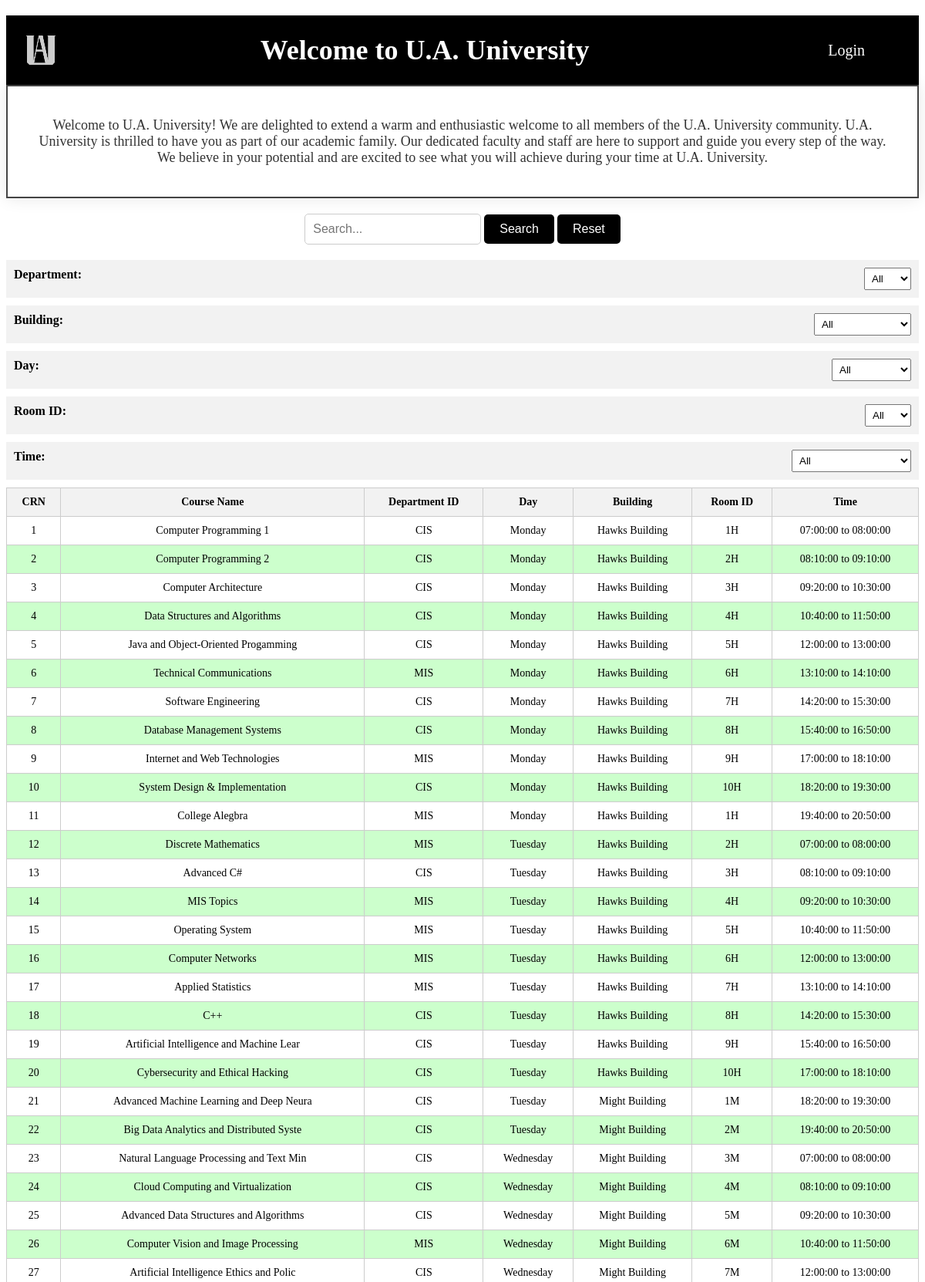
The page /Systemsproject/Home_Page1.php (upper part) on the database its author committed.
### tables this page shows
CREATE TABLE `coursesection` (
  `CRN` int(11) NOT NULL,
  `CourseID` varchar(25) DEFAULT NULL,
  `SectionNum` int(11) DEFAULT NULL,
  `FacultyID` int(11) DEFAULT NULL,
  `TimeSlotID` varchar(100) DEFAULT NULL,
  `RoomID` varchar(25) DEFAULT NULL,
  `SemesterID` int(11) DEFAULT NULL,
  `AvailableSeats` int(11) DEFAULT NULL
);

CREATE TABLE `masterschedule` (
  `ScheduleID` int(11) NOT NULL,
  `CourseID` varchar(100) DEFAULT NULL,
  `CourseName` varchar(40) NOT NULL,
  `Day` varchar(10) DEFAULT NULL,
  `Time` varchar(20) DEFAULT NULL,
  `Bldg` varchar(50) DEFAULT NULL,
  `Room` varchar(50) DEFAULT NULL
);

CREATE TABLE `course` (
  `CourseID` varchar(100) NOT NULL,
  `CourseName` varchar(100) DEFAULT NULL,
  `DeptID` varchar(25) DEFAULT NULL,
  `Credits` int(11) DEFAULT NULL,
  `Description` varchar(5000) DEFAULT NULL,
  `CourseType` varchar(100) DEFAULT NULL
);

CREATE TABLE `day` (
  `DayID` int(11) NOT NULL,
  `WeekDay` varchar(100) DEFAULT NULL
);

CREATE TABLE `building` (
  `BuildingID` varchar(25) NOT NULL,
  `BuildingName` varchar(100) DEFAULT NULL,
  `BuildingType` varchar(100) DEFAULT NULL
);

CREATE TABLE `periodd` (
  `PeriodID` int(11) NOT NULL,
  `StartTime` time DEFAULT NULL,
  `EndTime` time DEFAULT NULL
);

### Systemsproject/Home_Page1.php (the view, shortened to what this page needs)
<?php
@include 'config1.php';
$query = "SELECT coursesection.CRN, coursesection.CourseID, coursesection.AvailableSeats, timeslot.TimeSlotID, day.Weekday, masterschedule.CourseName, course.deptID, coursesection.RoomID, building.BuildingName, periodd.StartTime, periodd.EndTime
          FROM coursesection
          JOIN timeslot ON coursesection.TimeSlotID = timeslot.TimeSlotID
          JOIN day ON timeslot.DayID = day.DayID
          JOIN masterschedule ON coursesection.CourseID = masterschedule.CourseID
          JOIN periodd ON timeslot.PeriodID = periodd.PeriodID
          JOIN room ON coursesection.RoomID = room.RoomID
          JOIN building ON room.BuildingID = building.BuildingID
          JOIN course ON masterschedule.CourseID = course.CourseID
          ORDER BY coursesection.CRN ASC";
$result = mysqli_query($conn, $query);
$courses = [];
while ($row = mysqli_fetch_assoc($result)) {
    $courses[] = $row;
}
?>
<!DOCTYPE html>
<html lang="en">
<head>
</head>
<body>
   <div class="header">
      <img src="ua.png" alt="U.A. Logo" class="logo">
      <h1>Welcome to U.A. University</h1>
      <div class="button-container">
         <a href="login_form1.php" class="btn">Login</a>
      </div>
   </div>
   <div class="welcome-statement">
      Welcome to U.A. University! We are delighted to extend a warm and enthusiastic welcome to all members of the U.A. University community. U.A. University is thrilled to have you as part of our academic family. Our dedicated faculty and staff are here to support and guide you every step of the way. We believe in your potential and are excited to see what you will achieve during your time at U.A. University.
   </div>
   <div class="search-container">
      <input type="text" id="searchInput" placeholder="Search...">
      <button onclick="searchTable()">Search</button>
      <button onclick="resetTable()">Reset</button>
   </div>
   <div class="filter-container">
   <label for="deptFilter">Department:</label>
   <select id="deptFilter" onchange="filterTable('deptFilter', 'Department ID')">
      <option value="">All</option>
   </select>
</div>
<div class="filter-container">
   <label for="buildingFilter">Building:</label>
   <select id="buildingFilter" onchange="filterTable('buildingFilter', 'Building')">
      <option value="">All</option>
   </select>
</div>
<div class="filter-container">
   <label for="dayFilter">Day:</label>
   <select id="dayFilter" onchange="filterTable('dayFilter', 'Day')">
      <option value="">All</option>
   </select>
</div>
<div class="filter-container">
   <label for="roomFilter">Room ID:</label>
   <select id="roomFilter" onchange="filterTable('roomFilter', 'Room ID')">
      <option value="">All</option>
   </select>
</div>
<div class="filter-container">
   <label for="timeFilter">Time:</label>
   <select id="timeFilter" onchange="filterTable('timeFilter', 'Time')">
      <option value="">All</option>
   </select>
</div>
   <table>
      <thead>
         <tr>
            <th>CRN</th>
            <th>Course Name</th>
            <th>Department ID</th>
            <th>Day</th>
            <th>Building</th>
            <th>Room ID</th>
            <th>Time</th>
         </tr>
      </thead>
      <tbody>
         <?php foreach ($courses as $course): ?>
            <tr>
               <td><?php echo $course['CRN']; ?></td>
               <td><?php echo $course['CourseName']; ?></td>
               <td><?php echo $course['deptID']; ?></td>
               <td><?php echo $course['Weekday']; ?></td>
               <td><?php echo $course['BuildingName']; ?></td>
               <td><?php echo $course['RoomID']; ?></td>
               <td><?php echo $course['StartTime'] . " to " . $course['EndTime']; ?></td>
            </tr>
         <?php endforeach; ?>
      </tbody>
   </table>
</body>
</html>

### Systemsproject/Home_Page1.php (style rules this page uses)
.header { background: #000; color: #fff; padding: 20px; background-color: #000; text-align: left; margin-top: 20px; display: flex; justify-content: space-between; align-items: center; }
.header h1 { font-size: 36px; margin: 0; }
.header .logo { width: 50px; height: 50px; }
.button-container { display: flex; align-items: center; }
.button-container .btn { display: inline-block; padding: 10px 30px; font-size: 20px; background: #000; color: #fff; margin: 0 20px; text-transform: capitalize; text-decoration: none; border-radius: 5px; background-color: #000; }
.welcome-statement { color: #333; font-size: 18px; padding: 40px; text-align: center; font-family: 'Poppins', cursive; border: 2px solid #444; box-shadow: 0 0 20px rgba(0, 0, 0, 0.1); }
table { width: 100%; max-width: 100%; border-collapse: collapse; table-layout: auto; }
th, td { border: 1px solid #000; padding: 15px; text-align: left; font-size: 14px; word-wrap: break-word; }
th { background-color: #f2f2f2; }
tr:nth-child(even) { background-color: #ccffcc; }
td, th { padding: 10px; border: 1px solid #ccc; text-align: center; }
.search-container { margin: 20px 0; text-align: center; }
.search-container input[type="text"] { padding: 10px; border: 1px solid #ccc; border-radius: 5px; font-size: 16px; }
.search-container button { padding: 10px 20px; background-color: #000; color: #fff; border: none; border-radius: 5px; cursor: pointer; font-size: 16px; }
.filter-container { display: flex; justify-content: space-between; margin: 10px 0; padding: 10px; background-color: #f2f2f2; }
.filter-container label { font-weight: bold; }
.filter-container select { padding: 5px; }

### rows shown on the page
coursesection: CRN "1", masterschedule.CourseName "Computer Programming 1", CourseID.DeptID "CIS", day.WeekDay "Monday", building.BuildingName "Hawks Building", RoomID "1H", periodd.StartTime "07:00:00", periodd.EndTime "08:00:00"
coursesection: CRN "2", masterschedule.CourseName "Computer Programming 2", CourseID.DeptID "CIS", day.WeekDay "Monday", building.BuildingName "Hawks Building", RoomID "2H", periodd.StartTime "08:10:00", periodd.EndTime "09:10:00"
coursesection: CRN "3", masterschedule.CourseName "Computer Architecture", CourseID.DeptID "CIS", day.WeekDay "Monday", building.BuildingName "Hawks Building", RoomID "3H", periodd.StartTime "09:20:00", periodd.EndTime "10:30:00"
coursesection: CRN "4", masterschedule.CourseName "Data Structures and Algorithms", CourseID.DeptID "CIS", day.WeekDay "Monday", building.BuildingName "Hawks Building", RoomID "4H", periodd.StartTime "10:40:00", periodd.EndTime "11:50:00"
coursesection: CRN "5", masterschedule.CourseName "Java and Object-Oriented Progamming", CourseID.DeptID "CIS", day.WeekDay "Monday", building.BuildingName "Hawks Building", RoomID "5H", periodd.StartTime "12:00:00", periodd.EndTime "13:00:00"
coursesection: CRN "6", masterschedule.CourseName "Technical Communications", CourseID.DeptID "MIS", day.WeekDay "Monday", building.BuildingName "Hawks Building", RoomID "6H", periodd.StartTime "13:10:00", periodd.EndTime "14:10:00"
coursesection: CRN "7", masterschedule.CourseName "Software Engineering", CourseID.DeptID "CIS", day.WeekDay "Monday", building.BuildingName "Hawks Building", RoomID "7H", periodd.StartTime "14:20:00", periodd.EndTime "15:30:00"
coursesection: CRN "8", masterschedule.CourseName "Database Management Systems", CourseID.DeptID "CIS", day.WeekDay "Monday", building.BuildingName "Hawks Building", RoomID "8H", periodd.StartTime "15:40:00", periodd.EndTime "16:50:00"
coursesection: CRN "9", masterschedule.CourseName "Internet and Web Technologies", CourseID.DeptID "MIS", day.WeekDay "Monday", building.BuildingName "Hawks Building", RoomID "9H", periodd.StartTime "17:00:00", periodd.EndTime "18:10:00"
coursesection: CRN "10", masterschedule.CourseName "System Design & Implementation", CourseID.DeptID "CIS", day.WeekDay "Monday", building.BuildingName "Hawks Building", RoomID "10H", periodd.StartTime "18:20:00", periodd.EndTime "19:30:00"
coursesection: CRN "11", masterschedule.CourseName "College Alegbra", CourseID.DeptID "MIS", day.WeekDay "Monday", building.BuildingName "Hawks Building", RoomID "1H", periodd.StartTime "19:40:00", periodd.EndTime "20:50:00"
coursesection: CRN "12", masterschedule.CourseName "Discrete Mathematics", CourseID.DeptID "MIS", day.WeekDay "Tuesday", building.BuildingName "Hawks Building", RoomID "2H", periodd.StartTime "07:00:00", periodd.EndTime "08:00:00"
coursesection: CRN "13", masterschedule.CourseName "Advanced C#", CourseID.DeptID "CIS", day.WeekDay "Tuesday", building.BuildingName "Hawks Building", RoomID "3H", periodd.StartTime "08:10:00", periodd.EndTime "09:10:00"
coursesection: CRN "14", masterschedule.CourseName "MIS Topics", CourseID.DeptID "MIS", day.WeekDay "Tuesday", building.BuildingName "Hawks Building", RoomID "4H", periodd.StartTime "09:20:00", periodd.EndTime "10:30:00"
coursesection: CRN "15", masterschedule.CourseName "Operating System", CourseID.DeptID "MIS", day.WeekDay "Tuesday", building.BuildingName "Hawks Building", RoomID "5H", periodd.StartTime "10:40:00", periodd.EndTime "11:50:00"
coursesection: CRN "16", masterschedule.CourseName "Computer Networks", CourseID.DeptID "MIS", day.WeekDay "Tuesday", building.BuildingName "Hawks Building", RoomID "6H", periodd.StartTime "12:00:00", periodd.EndTime "13:00:00"
coursesection: CRN "17", masterschedule.CourseName "Applied Statistics", CourseID.DeptID "MIS", day.WeekDay "Tuesday", building.BuildingName "Hawks Building", RoomID "7H", periodd.StartTime "13:10:00", periodd.EndTime "14:10:00"
coursesection: CRN "18", masterschedule.CourseName "C++", CourseID.DeptID "CIS", day.WeekDay "Tuesday", building.BuildingName "Hawks Building", RoomID "8H", periodd.StartTime "14:20:00", periodd.EndTime "15:30:00"
coursesection: CRN "19", masterschedule.CourseName "Artificial Intelligence and Machine Lear", CourseID.DeptID "CIS", day.WeekDay "Tuesday", building.BuildingName "Hawks Building", RoomID "9H", periodd.StartTime "15:40:00", periodd.EndTime "16:50:00"
coursesection: CRN "20", masterschedule.CourseName "Cybersecurity and Ethical Hacking", CourseID.DeptID "CIS", day.WeekDay "Tuesday", building.BuildingName "Hawks Building", RoomID "10H", periodd.StartTime "17:00:00", periodd.EndTime "18:10:00"
coursesection: CRN "21", masterschedule.CourseName "Advanced Machine Learning and Deep Neura", CourseID.DeptID "CIS", day.WeekDay "Tuesday", building.BuildingName "Might Building", RoomID "1M", periodd.StartTime "18:20:00", periodd.EndTime "19:30:00"
coursesection: CRN "22", masterschedule.CourseName "Big Data Analytics and Distributed Syste", CourseID.DeptID "CIS", day.WeekDay "Tuesday", building.BuildingName "Might Building", RoomID "2M", periodd.StartTime "19:40:00", periodd.EndTime "20:50:00"
coursesection: CRN "23", masterschedule.CourseName "Natural Language Processing and Text Min", CourseID.DeptID "CIS", day.WeekDay "Wednesday", building.BuildingName "Might Building", RoomID "3M", periodd.StartTime "07:00:00", periodd.EndTime "08:00:00"
coursesection: CRN "24", masterschedule.CourseName "Cloud Computing and Virtualization", CourseID.DeptID "CIS", day.WeekDay "Wednesday", building.BuildingName "Might Building", RoomID "4M", periodd.StartTime "08:10:00", periodd.EndTime "09:10:00"
coursesection: CRN "25", masterschedule.CourseName "Advanced Data Structures and Algorithms", CourseID.DeptID "CIS", day.WeekDay "Wednesday", building.BuildingName "Might Building", RoomID "5M", periodd.StartTime "09:20:00", periodd.EndTime "10:30:00"
coursesection: CRN "26", masterschedule.CourseName "Computer Vision and Image Processing", CourseID.DeptID "MIS", day.WeekDay "Wednesday", building.BuildingName "Might Building", RoomID "6M", periodd.StartTime "10:40:00", periodd.EndTime "11:50:00"
coursesection: CRN "27", masterschedule.CourseName "Artificial Intelligence Ethics and Polic", CourseID.DeptID "CIS", day.WeekDay "Wednesday", building.BuildingName "Might Building", RoomID "7M", periodd.StartTime "12:00:00", periodd.EndTime "13:00:00"
